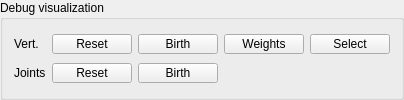
    <widget class="QGroupBox" name="updateValuesGroupBox">
     <property name="minimumSize">
      <size>
       <width>0</width>
       <height>0</height>
      </size>
     </property>
     <property name="maximumSize">
      <size>
       <width>16777215</width>
       <height>16777215</height>
      </size>
     </property>
     <property name="title">
      <string>Debug visualization</string>
     </property>
     <layout class="QGridLayout" name="gridLayout_6">
      <item row="1" column="1">
       <widget class="QPushButton" name="updateJointsResetButton">
        <property name="maximumSize">
         <size>
          <width>16777215</width>
          <height>20</height>
         </size>
        </property>
        <property name="text">
         <string>Reset</string>
        </property>
       </widget>
      </item>
      <item row="0" column="1">
       <widget class="QPushButton" name="updateValuesResetButton">
        <property name="maximumSize">
         <size>
          <width>16777215</width>
          <height>20</height>
         </size>
        </property>
        <property name="text">
         <string>Reset</string>
        </property>
       </widget>
      </item>
      <item row="0" column="4">
       <widget class="QPushButton" name="updateValuesSelectButton">
        <property name="maximumSize">
         <size>
          <width>16777215</width>
          <height>20</height>
         </size>
        </property>
        <property name="text">
         <string>Select</string>
        </property>
       </widget>
      </item>
      <item row="0" column="0">
       <widget class="QLabel" name="label">
        <property name="text">
         <string>Vert.</string>
        </property>
       </widget>
      </item>
      <item row="0" column="3">
       <widget class="QPushButton" name="updateValuesWeightsButton">
        <property name="maximumSize">
         <size>
          <width>16777215</width>
          <height>20</height>
         </size>
        </property>
        <property name="text">
         <string>Weights</string>
        </property>
       </widget>
      </item>
      <item row="1" column="0">
       <widget class="QLabel" name="label_2">
        <property name="text">
         <string>Joints</string>
        </property>
       </widget>
      </item>
      <item row="0" column="2">
       <widget class="QPushButton" name="updateValuesBirthButton">
        <property name="maximumSize">
         <size>
          <width>16777215</width>
          <height>20</height>
         </size>
        </property>
        <property name="text">
         <string>Birth</string>
        </property>
       </widget>
      </item>
      <item row="1" column="2">
       <widget class="QPushButton" name="updateJointsBirthButton">
        <property name="maximumSize">
         <size>
          <width>16777215</width>
          <height>20</height>
         </size>
        </property>
        <property name="text">
         <string>Birth</string>
        </property>
       </widget>
      </item>
     </layout>
    </widget>
